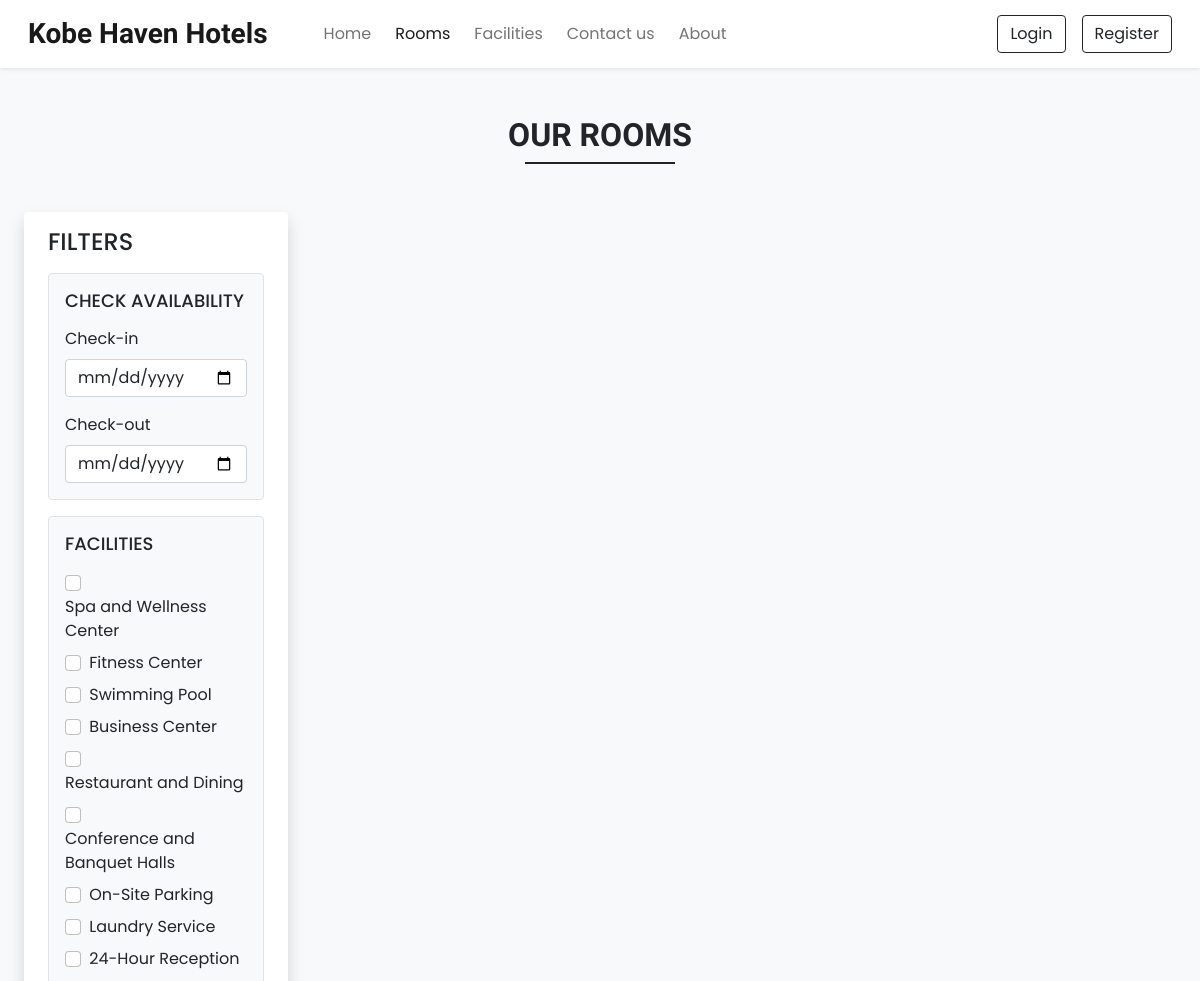
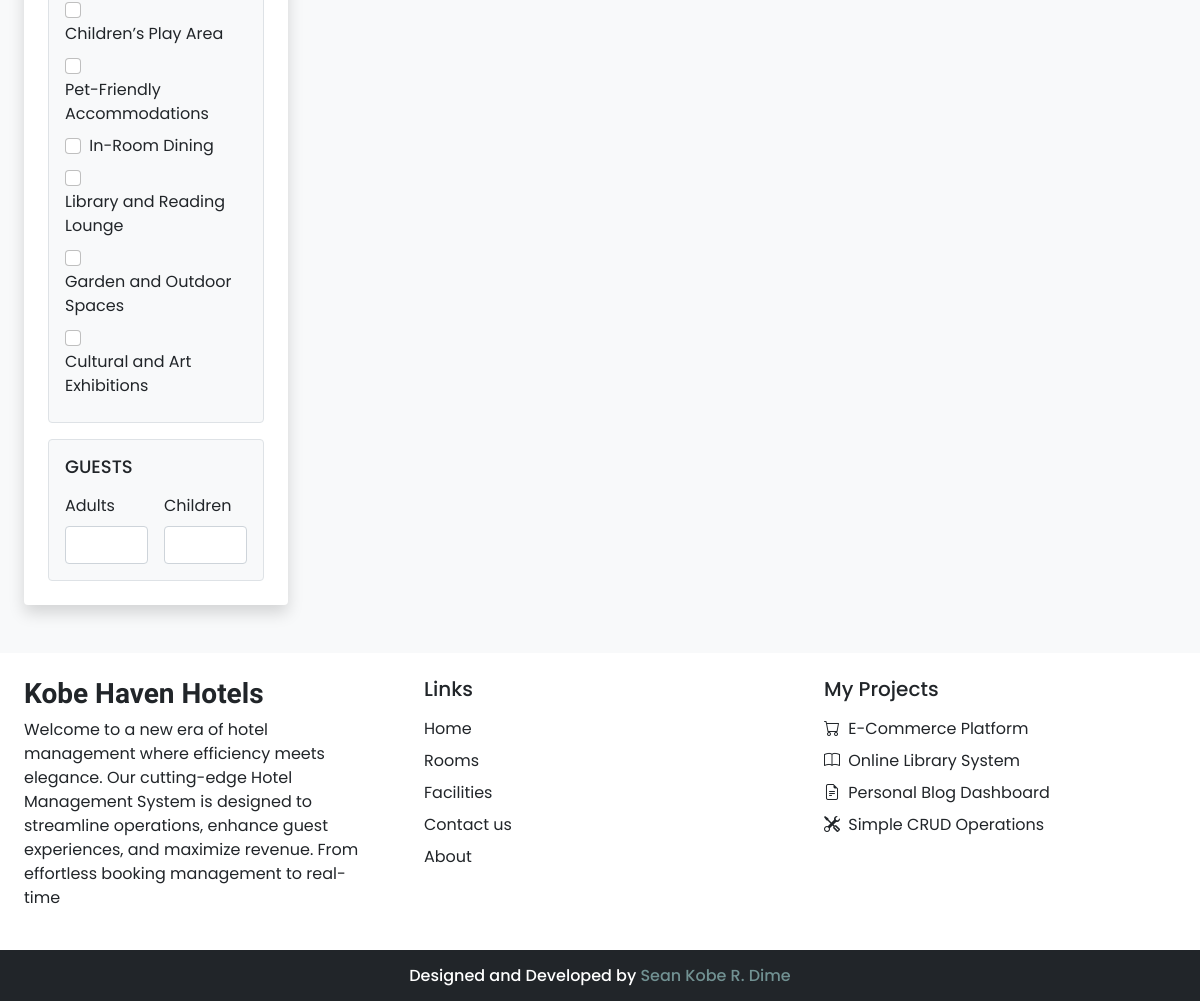
The page /rooms.php on the database its author committed (2 pictures, top to bottom).
### tables this page shows
CREATE TABLE `settings` (
  `sr_no` int(11) NOT NULL,
  `site_title` varchar(50) NOT NULL,
  `site_about` varchar(250) NOT NULL,
  `shutdown` tinyint(1) NOT NULL
);

CREATE TABLE `facilities` (
  `id` int(11) NOT NULL,
  `icon` varchar(100) NOT NULL,
  `name` varchar(50) NOT NULL,
  `description` varchar(250) NOT NULL
);

### admin/inc/db_config.php (called while the page is built, shortened)
<?php
  function selectAll($table)
  {
    $con = $GLOBALS['con'];
    $res = mysqli_query($con,"SELECT * FROM $table");
    return $res;
  }
  function select($sql,$values,$datatypes)
  {
    $con = $GLOBALS['con'];
    if($stmt = mysqli_prepare($con,$sql))
    {
      mysqli_stmt_bind_param($stmt,$datatypes,...$values);
      if(mysqli_stmt_execute($stmt)){
        $res = mysqli_stmt_get_result($stmt);
        return $res;
      }
      else{
        mysqli_stmt_close($stmt);
        die("Query cannot be executed - Select");
      }
    }
    else{
      die("Query cannot be prepared - Select");
    }
  }
?>

### rooms.php (the view, shortened to what this page needs)
<!DOCTYPE html>
<html lang="en">
<head>
  <?php require('inc/links.php'); ?>
</head>
<body class="bg-light">
  <?php
    require('inc/header.php');
    $checkin_default="";
    $checkout_default="";
    $adult_default="";
    $children_default="";
  ?>
  <div class="my-5 px-4">
    <h2 class="fw-bold h-font text-center">OUR ROOMS</h2>
    <div class="h-line bg-dark"></div>
  </div>
  <div class="container-fluid">
    <div class="row">
      <div class="col-lg-3 col-md-12 mb-lg-0 mb-4 ps-4">
        <nav class="navbar navbar-expand-lg navbar-light bg-white rounded shadow">
          <div class="container-fluid flex-lg-column align-items-stretch">
            <h4 class="mt-2">FILTERS</h4>
            <div class="collapse navbar-collapse flex-column align-items-stretch mt-2" id="filterDropdown">
              <div class="border bg-light p-3 rounded mb-3">
                <h5 class="d-flex align-items-center justify-content-between mb-3" style="font-size: 18px;">
                  <span>CHECK AVAILABILITY</span>
                </h5>
                <label class="form-label">Check-in</label>
                <input type="date" class="form-control shadow-none mb-3" value="<?php echo $checkin_default ?>" id="checkin" onchange="chk_avail_filter()">
                <label class="form-label">Check-out</label>
                <input type="date" class="form-control shadow-none" value="<?php echo $checkout_default ?>"  id="checkout" onchange="chk_avail_filter()">
              </div>
              <div class="border bg-light p-3 rounded mb-3">
                <h5 class="d-flex align-items-center justify-content-between mb-3" style="font-size: 18px;">
                  <span>FACILITIES</span>
                </h5>
                <?php
                  $facilities_q = selectAll('facilities');
                  while($row = mysqli_fetch_assoc($facilities_q))
                  {
                    echo<<<facilities
                      <div class="mb-2">
                        <input type="checkbox" onclick="fetch_rooms()" name="facilities" value="$row[id]" class="form-check-input shadow-none me-1" id="$row[id]">
                        <label class="form-check-label" for="$row[id]">$row[name]</label>
                      </div>
                    facilities;
                  }
                ?>
              </div>
              <div class="border bg-light p-3 rounded mb-3">
                <h5 class="d-flex align-items-center justify-content-between mb-3" style="font-size: 18px;">
                  <span>GUESTS</span>
                </h5>
                <div class="d-flex">
                  <div class="me-3">
                    <label class="form-label">Adults</label>
                    <input type="number" min="1" id="adults" value="<?php echo $adult_default ?>" oninput="guests_filter()" class="form-control shadow-none">
                  </div>
                  <div>
                    <label class="form-label">Children</label>
                    <input type="number" min="1" id="children" value="<?php echo $children_default ?>" oninput="guests_filter()" class="form-control shadow-none">
                  </div>
                </div>
              </div>
            </div>
          </div>
        </nav>
      </div>
      <div class="col-lg-9 col-md-12 px-4" id="rooms-data">
      </div>
    </div>
  </div>
  <?php require('inc/footer.php'); ?>
</body>
</html>

### inc/header.php (shortened to what this page needs)
<nav id="nav-bar" class="navbar navbar-expand-lg navbar-light bg-white px-lg-3 py-lg-2 shadow-sm sticky-top">
  <div class="container-fluid">
    <a class="navbar-brand me-5 fw-bold fs-3 h-font" href="index.php"><?php echo $settings_r['site_title'] ?></a>
    <div class="collapse navbar-collapse" id="navbarSupportedContent">
      <ul class="navbar-nav me-auto mb-2 mb-lg-0">
        <li class="nav-item">
          <a class="nav-link me-2" href="index.php">Home</a>
        </li>
        <li class="nav-item">
          <a class="nav-link me-2" href="rooms.php">Rooms</a>
        </li>
        <li class="nav-item">
          <a class="nav-link me-2" href="facilities.php">Facilities</a>
        </li>
        <li class="nav-item">
          <a class="nav-link me-2" href="contact.php">Contact us</a>
        </li>
        <li class="nav-item">
          <a class="nav-link" href="about.php">About</a>
        </li>
      </ul>
      <div class="d-flex">
        <?php
          if(isset($_SESSION['login']) && $_SESSION['login']==true)
          {
            $path = USERS_IMG_PATH;
            echo<<<data
              <div class="btn-group">
                <button type="button" class="btn btn-outline-dark shadow-none dropdown-toggle" data-bs-toggle="dropdown" data-bs-display="static" aria-expanded="false">
                  <img src="$path$_SESSION[uPic]" style="width: 25px; height: 25px;" class="me-1 rounded-circle">
                  $_SESSION[uName]
                </button>
                <ul class="dropdown-menu dropdown-menu-lg-end">
                  <li><a class="dropdown-item" href="profile.php">Profile</a></li>
                  <li><a class="dropdown-item" href="bookings.php">Bookings</a></li>
                  <li><a class="dropdown-item" href="logout.php">Logout</a></li>
                </ul>
              </div>
            data;
          }
          else
          {
            echo<<<data
              <button type="button" class="btn btn-outline-dark shadow-none me-lg-3 me-2" data-bs-toggle="modal" data-bs-target="#loginModal">
                Login
              </button>
              <button type="button" class="btn btn-outline-dark shadow-none" data-bs-toggle="modal" data-bs-target="#registerModal">
                Register
              </button>
            data;
          }
        ?>
      </div>
    </div>
  </div>
</nav>

### inc/footer.php (shortened to what this page needs)
<div class="container-fluid bg-white mt-5">
  <div class="row">
    <div class="col-lg-4 p-4">
      <h3 class="h-font fw-bold fs-3 mb-2"><?php echo $settings_r['site_title'] ?></h3>
      <p>
        <?php echo $settings_r['site_about'] ?>
      </p>
    </div>
    <div class="col-lg-4 p-4">
      <h5 class="mb-3">Links</h5>
      <a href="index.php" class="d-inline-block mb-2 text-dark text-decoration-none">Home</a> <br>
      <a href="rooms.php" class="d-inline-block mb-2 text-dark text-decoration-none">Rooms</a> <br>
      <a href="facilities.php" class="d-inline-block mb-2 text-dark text-decoration-none">Facilities</a> <br>
      <a href="contact.php" class="d-inline-block mb-2 text-dark text-decoration-none">Contact us</a> <br>
      <a href="about.php" class="d-inline-block mb-2 text-dark text-decoration-none">About</a>
    </div>
    <div class="col-lg-4 p-4">
        <h5 class="mb-3">My Projects</h5>
        <?php
          if($contact_r['tw']!=''){
            echo<<<data
              <a href="#" class="d-inline-block text-dark text-decoration-none mb-2">
                <i class="bi bi-cart me-1"></i> E-Commerce Platform
              </a><br>
            data;
          }
        ?>
        <a href="#" class="d-inline-block text-dark text-decoration-none mb-2">
          <i class="bi bi-book me-1"></i> Online Library System
        </a><br>
        <a href="#" class="d-inline-block text-dark text-decoration-none mb-2">
          <i class="bi bi-file-earmark-text me-1"></i> Personal Blog Dashboard
        </a><br>
        <a href="#" class="d-inline-block text-dark text-decoration-none">
          <i class="bi bi-tools me-1"></i> Simple CRUD Operations
        </a><br>
    </div>
  </div>
</div>
<h6 class="text-center bg-dark text-white p-3 m-0">
  Designed and Developed by <a href="https://seankobedime.netlify.app/" class="text-custom e">Sean Kobe R. Dime</a>
</h6>

### css/common.css (style rules this page uses)
:root { --teal: #8c9abf; --teal_hover: #6f7baf; }
* { font-family: 'Poppins', sans-serif; }
.h-font { font-family: 'Merienda', cursive; }
input[type=number] { -moz-appearance: textfield; }
.h-line { width: 150px; margin: 0 auto; height: 1.7px; }
.text-custom { color: #719192; text-decoration: none; }

### rows shown on the page
settings: site_title "Kobe Haven Hotels", site_about "Welcome to a new era of hotel management where efficiency meets elegance. Our cutting-edge Hotel Management System is designed to streamline operations, enhance guest experiences, and maximize revenue. From effortless booking management to real-time"
facilities: name "Spa and Wellness Center"
facilities: name "Fitness Center"
facilities: name "Swimming Pool"
facilities: name "Business Center"
facilities: name "Restaurant and Dining"
facilities: name "Conference and Banquet Halls"
facilities: name "On-Site Parking"
facilities: name "Laundry Service"
facilities: name "24-Hour Reception"
facilities: name "Children’s Play Area"
facilities: name "Pet-Friendly Accommodations"
facilities: name "In-Room Dining"
facilities: name "Library and Reading Lounge"
facilities: name "Garden and Outdoor Spaces"
facilities: name "Cultural and Art Exhibitions"
